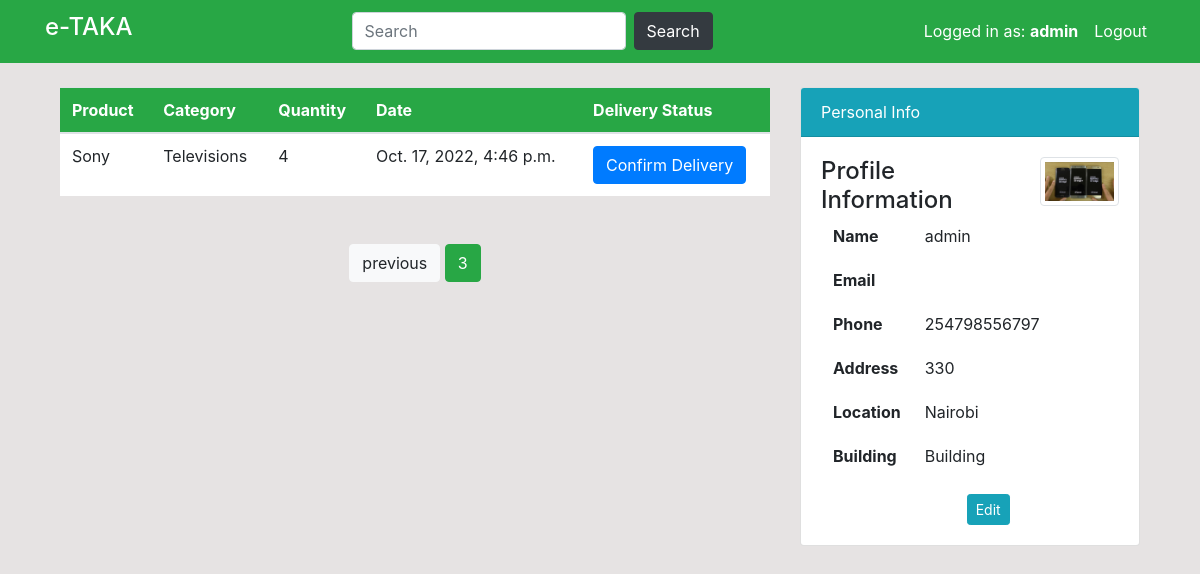
Before: /profile/?page=3 (signed in) with the older database file.
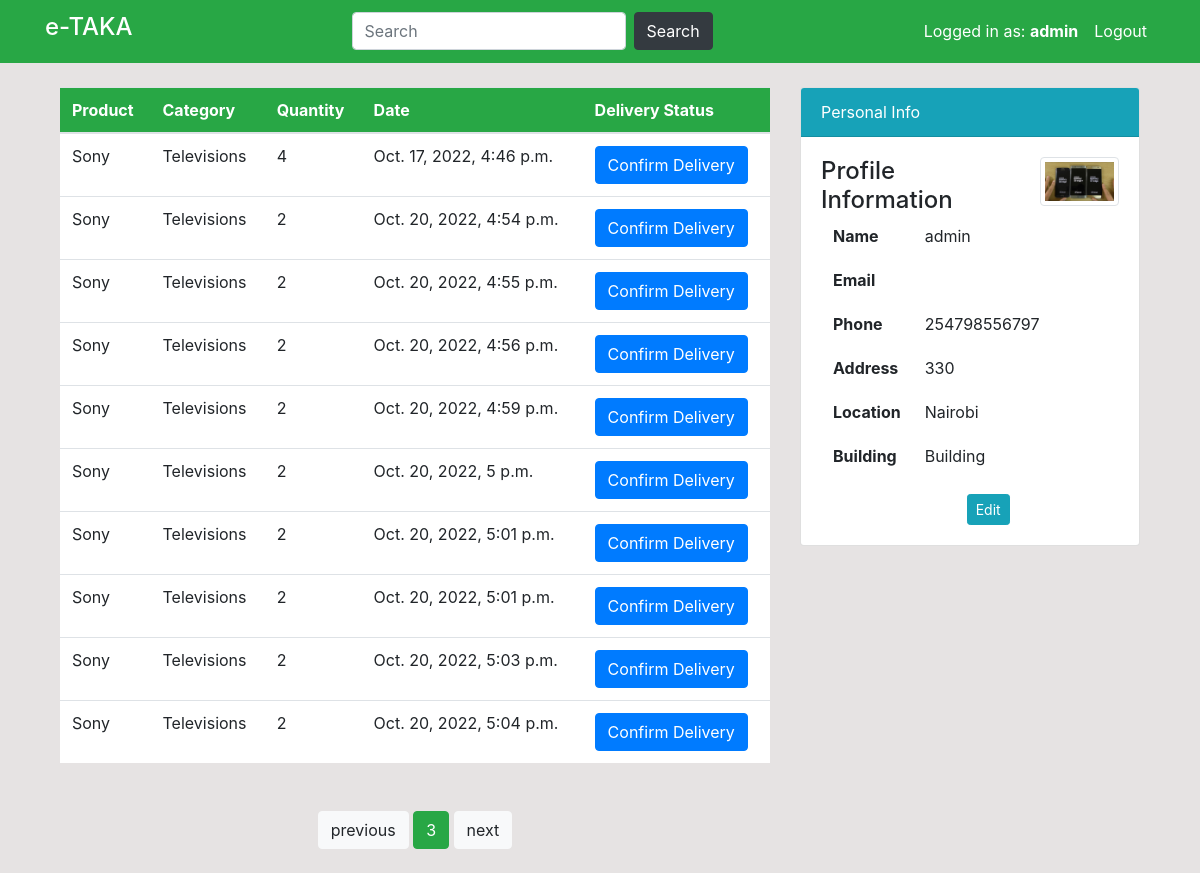
After: the same page with the newer database file.
### users/models.py (models this page shows, shortened)
class Order(models.Model):
    delivery_status = (
        ('Delivered', 'Delivered'),
        ('Pending', 'Pending'),
    )
    id = models.AutoField(primary_key=True)
    name = models.ForeignKey(Product, on_delete=models.CASCADE, null=True)
    staff = models.ForeignKey(User, models.CASCADE, null=True)
    order_quantity = models.PositiveIntegerField(null=True)
    status = models.CharField(max_length=254, choices=delivery_status, default='Pending')
    date = models.DateTimeField(auto_now_add=True)

class Product(models.Model):
    id = models.AutoField(primary_key=True)
    name = models.CharField(max_length=100, null=True)
    quantity = models.PositiveIntegerField(null=True)
    category = models.CharField(max_length=50, choices=CATEGORY, null=True)
    price = models.IntegerField()
    image = models.ImageField(upload_to='images/products', null=True)

class Profile(models.Model):
    id = models.AutoField(primary_key=True)
    staff = models.OneToOneField(User, on_delete=models.CASCADE, null=True)
    address = models.CharField(max_length=200, null=True)
    location = models.CharField(max_length=200, null=True, default='Nairobi')
    county = models.CharField(max_length=200, null=True, default="Nairobi")
    building = models.CharField(max_length=200, null=True, default="Building")
    phone = models.CharField(max_length=20, null=True)
    image = models.ImageField(upload_to='images/profile', null=True)

### users/views.py (the view)
# urls.py: path('profile/', user_views.profile, name='user-profile'),
@login_required(login_url='login')
def profile(request):
    customer = request.user
    orders = Order.objects.filter(staff=customer)
    paginator = Paginator(orders, 10)
    page_number = request.GET.get('page', 1)
    orders = paginator.get_page(page_number)
    return render(request, 'users/profile.html', {'orders':orders})

### users/templates/users/profile.html (shortened to what this page needs)
{%extends 'partials/base.html'%}
{% load crispy_forms_tags %}
{% block content %}
    <div class="container">
        <div class="row my-4">
                <div class="col-md-8">
                    <table class="table bg-white">
                        <thead class="bg-success">
                            <tr class="text-white">
                                <th scope="col">Product</th>
                                <th scope="col">Category</th>
                                <th scope="col">Quantity</th>
                                <th scope="col">Date</th>
                                <th scope="col">Delivery Status</th>
                            </tr>
                        </thead>
                        <tbody>
                        {%for orders in orders %}
                            <tr>
                                <td>{{orders.name.name}}</td>
                                <td>{{orders.name.category}}</td>
                                <td>{{orders.order_quantity}}</td>
                                 <td>{{orders.date}}</td>
                                 {% if orders.status == "Pending" %}
                                 <td>
                                    <a href="{% url 'confirm-order' orders.id %}">
                                 <button type="button" class="btn btn-primary">Confirm Delivery</button>
                                 </a>
                                 </td>
                                 {% else %}
                                 <td>
                                 <button type="button" class="btn btn-success">Delivered</button>
                                 </td>
                                 {% endif %}
                                </tr>
                        {% endfor %}
                        </tbody>
                    </table>
                    <div class="text-center container mt-5">
                        {% if orders.has_previous %}
                        <a href="?page={{orders.previous_page_number}}"><button type="button" class="btn btn-light">previous</button></a>
                        {% endif %}
                        <a><button type="button" class="btn btn-success">{{orders.number}}</button></a>
                        {% if orders.has_next %}
                        <a href="?page={{ orders.next_page_number }}"><button type="button" class="btn btn-light">next</button></a>
                        {% endif %}
                    </div>
                </div>
            <div class="col-md-4">
                <div class="card">
                    <div class="card-header bg-info text-white">
                        Personal Info
                    </div>
                    <div class="card-body">
                        <div class="row">
                            <div class="col-md-8">
                                <span class="h4"> Profile Information</span>
                                <table class="table bg-white table-borderless">
                                    <tbody>
                                        <tr>
                                            <th scope="row">Name</th>
                                            <td>{{user.username}}</td>
                                        </tr>
                                        <tr>
                                            <th scope="row">Email</th>
                                            <td>{{user.email }}</td>
                                        </tr>
                                        <tr>
                                            <th scope="row">Phone</th>
                                            <td>{{user.profile.phone}}</td>
                                        </tr>
                                        <tr>
                                            <th scope="row">Address</th>
                                            <td>{{user.profile.address}}</td>
                                        </tr>
                                        <tr>
                                            <th scope="row">Location</th>
                                            <td>{{user.profile.location}}</td>
                                        </tr>
                                        <tr>
                                            <th scope="row">Building</th>
                                            <td>{{user.profile.building}}</td>
                                        </tr>
                                    </tbody>
                                </table>
                                <a class="btn btn-info btn-sm float-right"
                                    href="{%url 'user-profile-update'%}">Edit</a>
                            </div>
                            <div class="col-md-4">
                                <img class="img-thumbnail" src="{{user.profile.image.url}}" alt="">
                            </div>
                        </div>
                    </div>
                </div>
            </div>
    </div>
{% endblock %}

### users/templates/partials/base.html (shortened to what this page needs)
{% load static %}
<html lang="en">
<head>
    <link rel="stylesheet" href="https://cdn.jsdelivr.net/npm/bootstrap@4.6.0/dist/css/bootstrap.min.css"
>
    <link rel="stylesheet" href="https://use.fontawesome.com/releases/v5.15.2/css/all.css"
>
    <link rel="stylesheet" href="{% static 'style.css' %}">
</head>
<body>
    {% include 'partials/nav.html' %}
    <div class="container">
        {% block content %}
        {% endblock %}
    </div>
</body>
</html>

### users/templates/partials/nav.html (shortened to what this page needs)
<nav class="navbar navbar-expand-lg navbar-info bg-success">
        <div class = "container">
          {% if user.is_authenticated %}
  <a class="navbar-brand text-white" href="{% url 'index' %}"><h4>e-TAKA</h4></a>
  <div class="collapse navbar-collapse" id="navbarSupportedContent">
    <form class="form-inline my-2 my-lg-0">
      <input class="form-control bg-white mr-sm-2" type="search" placeholder="Search" aria-label="Search">
      <button class="btn btn-dark my-2 my-sm-0" type="submit">Search</button>
    </form>
    <ul class="navbar-nav ml-auto">
      <li class="nav-item active">
        <a class="nav-link text-white" href="{%url 'user-profile'%}">Logged in as: <strong>{{ user.username }}</strong> </a>
      </li>
      <li class="nav-item">
        <a class="nav-link text-white" href="{% url 'logout' %}">Logout</a>
      </li>
    </ul>
     {% endif %}
    </div>
          </div>
</nav>

### static/style.css (style rules this page uses)
body { background: rgb(230, 227, 227); }
* { box-sizing: border-box; }

Changed rows visible on the page:
added Order: name.name "Sony", name.category "Televisions", order_quantity "2", date "Oct. 20, 2022, 4:54 p.m.", status "Confirm Delivery"
added Order: name.name "Sony", name.category "Televisions", order_quantity "2", date "Oct. 20, 2022, 4:55 p.m.", status "Confirm Delivery"
added Order: name.name "Sony", name.category "Televisions", order_quantity "2", date "Oct. 20, 2022, 4:56 p.m.", status "Confirm Delivery"
added Order: name.name "Sony", name.category "Televisions", order_quantity "2", date "Oct. 20, 2022, 4:59 p.m.", status "Confirm Delivery"
added Order: name.name "Sony", name.category "Televisions", order_quantity "2", date "Oct. 20, 2022, 5 p.m.", status "Confirm Delivery"
added Order: name.name "Sony", name.category "Televisions", order_quantity "2", date "Oct. 20, 2022, 5:01 p.m.", status "Confirm Delivery"
added Order: name.name "Sony", name.category "Televisions", order_quantity "2", date "Oct. 20, 2022, 5:01 p.m.", status "Confirm Delivery"
added Order: name.name "Sony", name.category "Televisions", order_quantity "2", date "Oct. 20, 2022, 5:03 p.m.", status "Confirm Delivery"
added Order: name.name "Sony", name.category "Televisions", order_quantity "2", date "Oct. 20, 2022, 5:04 p.m.", status "Confirm Delivery"
Other visible differences:
text now shown: "next"
